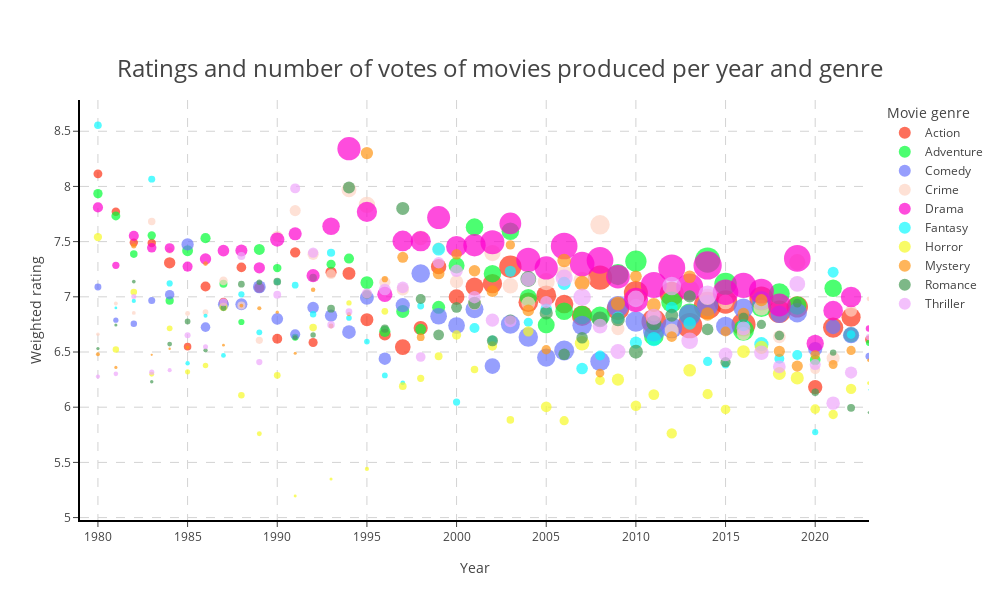

Notebook code cell kept with this figure:
### Markdown cell above
## Bubble plot de la moyenne pondérée (y) par année (x) et par genre (catégorie), avec le nombre de votes pour la taille des bulles

### Code cell
#color_list = ['rgb(204, 0, 0)', 'rgb(153, 0, 0)', 'rgb(102, 0, 0)', 'rgb(51, 0, 0)',
#              'rgb(204, 204, 0)', 'rgb(153, 153, 0)', 'rgb(102, 102, 0)', 'rgb(51, 51, 0)']
fig = px.scatter(data_frame = df_group_years_genres_to_plot, x = "startYear", y = "weighted_rating",
                 size = "numVotes", color = "genres", color_discrete_sequence = px.colors.qualitative.Light24,
                 width = 1000, height = 600,
                 labels = {"startYear": "Year", "weighted_rating": "Weighted rating", "genres": "Movie genre",
                          "numVotes": "Number of votes"},
                 title = "Ratings and number of votes of movies produced per year and genre")

fig.update_layout(title = {'y': 0.9, 'x': 0.5, 'xanchor': 'center', 'yanchor': 'top',
                           'font' : dict(size = 24)},
                 plot_bgcolor = 'white')

fig.update_xaxes(ticks = 'outside', showline = True, linecolor = 'black', linewidth = 2,
                 gridcolor = 'lightgrey', griddash = 'dash',
                 range=[1979, 2023])
fig.update_yaxes(ticks = 'outside', showline = True, linecolor = 'black', linewidth = 2,
                 gridcolor = 'lightgrey', griddash = 'dash')

fig.show()
